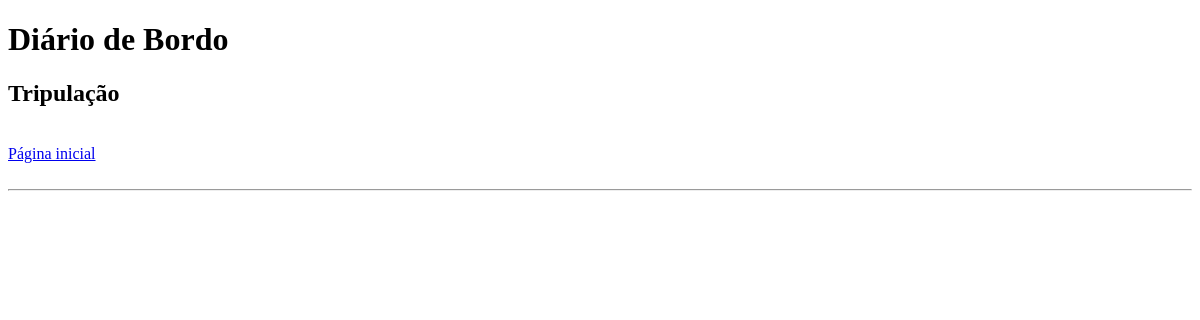
Page /paginas/mostrar/mostrarnavegador.php on the earlier database version.
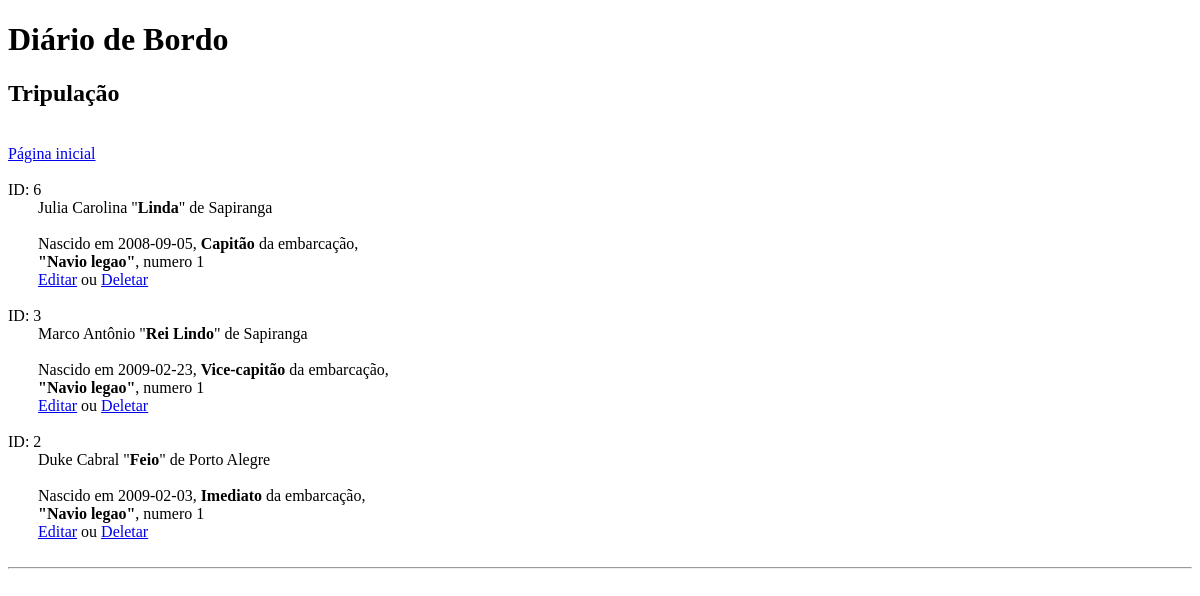
Same page on the later database version.
### tables this page shows
CREATE TABLE `navegador` (
  `id_navegador` int(11) NOT NULL,
  `nome` varchar(30) DEFAULT NULL,
  `nascimento` date DEFAULT NULL,
  `cargo` int(11) DEFAULT NULL,
  `navio` int(11) DEFAULT NULL,
  `sobrenome` varchar(30) DEFAULT NULL,
  `titulo` varchar(30) DEFAULT NULL,
  `origem` varchar(30) DEFAULT NULL
);

CREATE TABLE `cargo` (
  `id_cargo` int(11) NOT NULL,
  `nome` varchar(30) DEFAULT NULL,
  `descricao` text DEFAULT NULL
);

CREATE TABLE `navio` (
  `id_navio` int(11) NOT NULL,
  `nome` varchar(30) DEFAULT NULL,
  `tipo` int(11) DEFAULT NULL,
  `numero` int(11) DEFAULT NULL
);

### paginas/mostrar/mostrarnavegador.php (the view, shortened to what this page needs)
<?php
    require_once("../config.php");
?>
<!DOCTYPE html>
<html lang="pt-br">
<head>
</head>
<body>
    <header>
        <h1>Diário de Bordo</h1>
    </header>
<main>
    <section class="mostrartripulacao">
        <h2>Tripulação</h2> <br>
        <a href="../index.html">Página inicial</a><br><br>
        <?php
            $consulta = $mysqli->prepare("
                SELECT
                    n.*, c.nome AS nome_cargo, v.nome AS nome_navio
                FROM
                    navegador n
                INNER JOIN
                    cargo c ON n.cargo = c.id_cargo
                INNER JOIN
                    navio v ON n.navio = v.id_navio
                ORDER BY n.cargo
            ");
            $consulta->execute();
            $resultado = $consulta->get_result();
            $registros = $resultado->fetch_all(MYSQLI_ASSOC);
            foreach($registros as $registro) {
                echo "ID: {$registro['id_navegador']}<br>";
                echo "<div style=\"margin-left: 30px;\">";
                    echo "{$registro['nome']} {$registro['sobrenome']} \"<strong>{$registro['titulo']}</strong>\" de {$registro['origem']}<br>";
                    echo "<br>";
                    echo "Nascido em {$registro['nascimento']}, <strong>{$registro['nome_cargo']}</strong> da embarcação,<br>";
                    echo "<strong>\"{$registro['nome_navio']}\"</strong>, numero {$registro['navio']}<br>";
                    echo "<a href=\"../editar/editarnavegador.php?id={$registro['id_navegador']}\">Editar</a> ou ";
                    echo "<a href=\"../deletar/excluirnavegador.php?id={$registro['id_navegador']}\">Deletar</a>";
                echo "<br>";
                echo "<br>";
                echo "</div>";
            }
        ?>
    </section>
    <hr>
</main>
</body>
</html>

Differences in the rows shown:
added navegador: id_navegador "6", nome "Julia", sobrenome "Carolina", titulo "Linda", origem "Sapiranga", nascimento "2008-09-05", cargo.nome "Capitão", navio.nome "Navio legao", navio "1"
added navegador: id_navegador "3", nome "Marco", sobrenome "Antônio", titulo "Rei Lindo", origem "Sapiranga", nascimento "2009-02-23", cargo.nome "Vice-capitão", navio.nome "Navio legao", navio "1"
added navegador: id_navegador "2", nome "Duke", sobrenome "Cabral", titulo "Feio", origem "Porto Alegre", nascimento "2009-02-03", cargo.nome "Imediato", navio.nome "Navio legao", navio "1"
